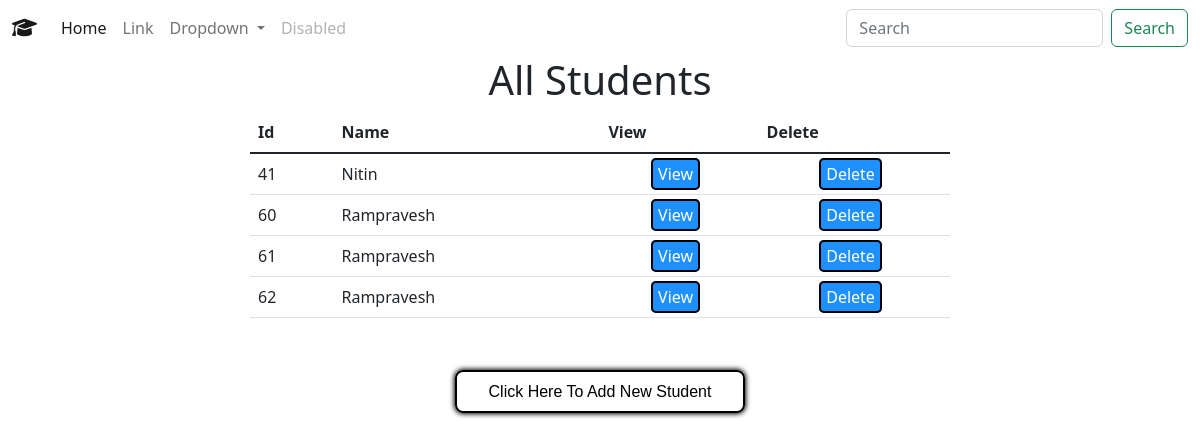
The app's page /, older data.
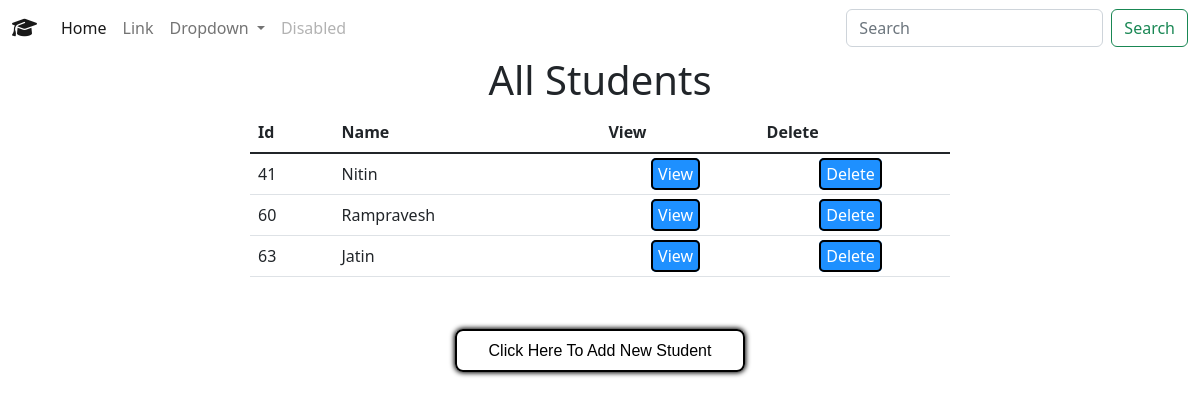
The same page, newer data.
### core/models.py (models this page shows, shortened)
class Student(models.Model):
    student_name = models.CharField(max_length=100, default="")

### core/views.py (the view)
# urls.py: 2. Add a URL to urlpatterns:  path('', views.home, name='home')
def home(request):
    students = Student.objects.all()
    context = {
        'students': students,
    }
    return render(request, "core/home.html", context)

### core/templates/core/home.html (shortened to what this page needs)
{% extends 'core/base.html' %}
{% block content %}
<center>
    <h1>All Students</h1>
</center>
<div class="container-student">
    <table class="table">
        <head>
            <tr>
                <th scope="col">Id</th>
                <th scope="col">Name</th>
                <th scope="col">View</th>
                <th scope="col">Delete</th>
            </tr>
        </head>
        <tbody class="table-group-divider">
            {% for student in students %}
            <tr>
                <td>{{student.id}}</td>
                <td class="text-capitalize">{{student.student_name}}</td>
                <td class="center"><a href="{% url 'show' student.id %}">View</a></td>
                <td class="center"><a href="{% url 'delete' student.id %}">Delete</a></td>
            </tr>
            {% endfor %}
        </tbody>
    </table>
</div>
<h2 class="click-here text-danger">
    <a href="{% url 'addstudent' %}">Click Here To add new student
    </a>
</h2>
{% endblock content %}

### core/templates/core/base.html (shortened to what this page needs)
<!DOCTYPE html>
<html lang="en">
<head>
    {% include 'core/css.html' %}
</head>
<body>
    {% include 'core/navbar.html' %}
    {% block content %}{% endblock content %}
</body>
</html>

### core/templates/core/css.html (shortened to what this page needs)
{% load static %}
<link rel="stylesheet" href="{% static 'css/core.css' %}">
<link rel="stylesheet" href="{% static 'css/custom.css' %}">
<link rel="stylesheet" href="{% static 'css/bootstrap.min.css' %}">
<link rel="stylesheet" href="https://cdnjs.cloudflare.com/ajax/libs/font-awesome/6.1.2/css/all.min.css"
 />

### core/templates/core/js.html (shortened to what this page needs)
{% load static %}

### core/templates/core/navbar.html (shortened to what this page needs)
<nav class="navbar navbar-expand-lg">
    <div class="container-fluid">
        <a class="navbar-brand" href="{% url 'home' %}"><i class="fa-solid fa-graduation-cap"></i></a>
        <div class="collapse navbar-collapse" id="navbarSupportedContent">
            <ul class="navbar-nav me-auto mb-2 mb-lg-0">
                <li class="nav-item">
                    <a class="nav-link active" aria-current="page" href="#">Home</a>
                </li>
                <li class="nav-item">
                    <a class="nav-link" href="#">Link</a>
                </li>
                <li class="nav-item dropdown">
                    <a class="nav-link dropdown-toggle" href="#" role="button" data-bs-toggle="dropdown"
                        aria-expanded="false">
                        Dropdown
                    </a>
                </li>
                <li class="nav-item">
                    <a class="nav-link disabled">Disabled</a>
                </li>
            </ul>
            <form class="d-flex" role="search">
                <input class="form-control me-2" type="search" placeholder="Search" aria-label="Search">
                <button class="btn btn-outline-success" type="submit">Search</button>
            </form>
        </div>
    </div>
</nav>

### core/static/css/core.css (style rules this page uses)
h1 { animation: heading 4s linear infinite alternate; font-size: 3rem; }
table a { text-decoration: none; border: 2px solid black; color: rgb(255, 255, 255); padding: 3px 5px; border-radius: 5px; background-color: dodgerblue; position: relative; left: 30%; transition: all 200ms; }
table { border-collapse: collapse; padding: 12px; width: 90%; margin: auto; }
.container-student { margin: auto; width: clamp(600px, 60%, 700px); }
.click-here { margin: auto; margin-top: 2rem; padding: 1rem; }
.click-here { width: 80%; text-align: center; }
tr { transition: all 500ms; padding-top: 3rem !important; }
.click-here a { text-decoration: none; padding: .7rem 2rem; border-radius: .5rem; font-size: 1rem; color: black; border: 2px solid black; box-shadow: 0 0 5px 1px black; text-transform: capitalize; font-family: Arial, Helvetica, sans-serif; }
tr, th, td { border: 1px solid; padding: 2rem; }
input { accent-color: rgb(253, 48, 113); }
input { border-radius: .5rem; padding: .1rem .5rem .3rem .5rem; font-size: 1rem; margin-top: 1rem; display: block; transition: all 300ms; }

Row changes from the older to the newer data that the page shows:
removed Student: id "61", student_name "Rampravesh"
removed Student: id "62", student_name "Rampravesh"
added Student: id "63", student_name "Jatin"
